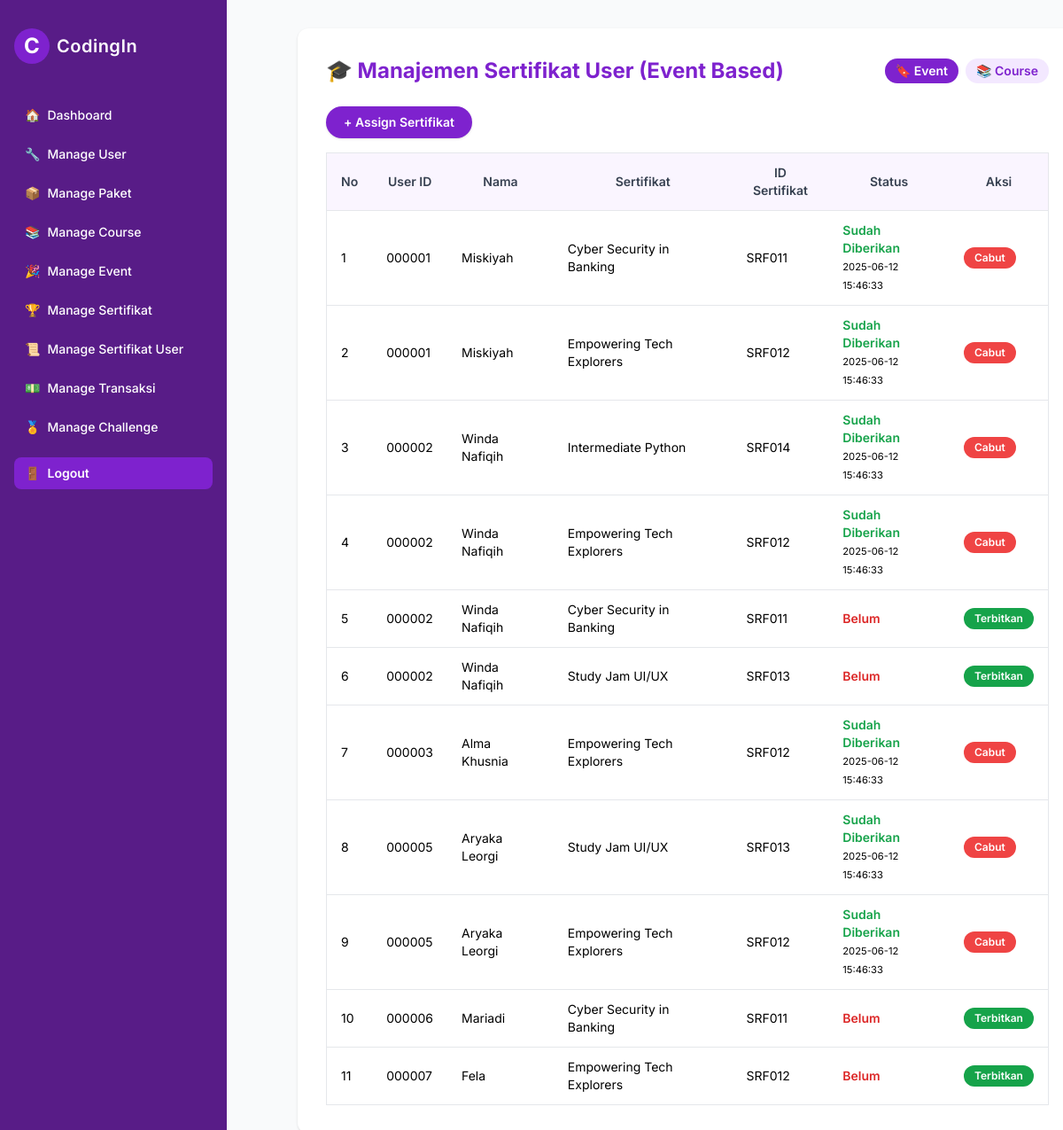
Page /admin/sertifusermanage/manage_sertifuser.php (signed in) on the committed database.
### tables this page shows
CREATE TABLE `user` (
  `ID` char(6) NOT NULL,
  `First_Name` varchar(60) NOT NULL,
  `Last_Name` varchar(60) DEFAULT NULL,
  `Jenis_kelamin` char(1) NOT NULL,
  `Pekerjaan` varchar(60) NOT NULL,
  `Kota` varchar(60) NOT NULL,
  `Negara` varchar(60) NOT NULL,
  `Nomor_Telepon` varchar(15) NOT NULL,
  `Email` varchar(60) NOT NULL,
  `Tentang_Saya` varchar(150) DEFAULT NULL,
  `Tanggal_Lahir` date NOT NULL,
  `password` varchar(255) NOT NULL DEFAULT '123456',
  `Foto_Profil` VARCHAR(255) NOT NULL DEFAULT '/uploads/default.jpeg'
);

CREATE TABLE `sertifikat` (
  `ID_Sertifikat` char(8) NOT NULL,
  `Nama_Sertifikat` varchar(100) NOT NULL,
  `sertif_template` varchar(255) DEFAULT NULL
);

CREATE TABLE `sertifuser` (
  `User_ID` char(6) NOT NULL,
  `Sertifikat_ID_Sertifikat` char(6) NOT NULL,
  `tanggal_diberikan` datetime DEFAULT current_timestamp()
);

### models/sertifuser.php (called while the page is built, shortened)
<?php
class SertifUser {
    private $pdo;
    public function __construct($pdo) {
        $this->pdo = $pdo;
    }
    public function getAll($tipe = 'event') {
        if ($tipe == 'course') {
            $query = "
                SELECT
                    u.ID AS User_ID,
                    CONCAT(COALESCE(u.First_Name, ''), ' ', COALESCE(u.Last_Name, '')) AS Nama,
                    c.Nama_course,
                    s.ID_Sertifikat,
                    s.Nama_Sertifikat,
                    su.tanggal_diberikan
                FROM user u
                JOIN user_course uc ON uc.User_ID = u.ID
                JOIN courses c ON c.ID_courses = uc.Courses_ID_Courses
                JOIN sertifikat s ON s.ID_Sertifikat = c.Sertifikat_ID_sertifikat
                LEFT JOIN sertifuser su
                    ON su.User_ID = u.ID AND su.Sertifikat_ID_Sertifikat = s.ID_Sertifikat
                ORDER BY u.ID
            ";
        } else {
            $query = "
                SELECT
                    u.ID AS User_ID,
                    CONCAT(COALESCE(u.First_Name, ''), ' ', COALESCE(u.Last_Name, '')) AS Nama,
                    e.Nama_Event,
                    s.ID_Sertifikat,
                    s.Nama_Sertifikat,
                    su.tanggal_diberikan
                FROM user u
                JOIN user_event ue ON ue.User_ID = u.ID
                JOIN event e ON e.ID_event = ue.Event_ID_Event
                JOIN sertifikat s ON s.ID_Sertifikat = e.Sertifikat_ID_Sertifikat
                LEFT JOIN sertifuser su
                    ON su.User_ID = u.ID AND su.Sertifikat_ID_Sertifikat = s.ID_Sertifikat
                ORDER BY u.ID
            ";
        }
        $stmt = $this->pdo->query($query);
        return $stmt->fetchAll(PDO::FETCH_ASSOC);
    }
}

### admin/sertifusermanage/manage_sertifuser.php (the view, shortened to what this page needs)
<?php
require_once '../../config/database.php';
require_once '../../models/sertifuser.php';
$tipe = $_GET["tipe"] ?? "event";
$sertifUserModel = new SertifUser($pdo);
$rows = $sertifUserModel->getAll($tipe);
?>
<!DOCTYPE html>
<html lang="id">
<head>
  <script src="https://cdn.tailwindcss.com"></script>
</head>
<body class="bg-gray-50 min-h-screen flex">
  <?php include '../../includes/admin_sidebar.php'; ?>
  <main class="flex-1 p-8">
    <div class="bg-white rounded-xl shadow p-8 w-full max-w-5xl ml-0 md:ml-12">
      <div class="flex flex-col md:flex-row md:items-center md:justify-between mb-6 gap-4">
        <h2 class="text-2xl font-bold text-purple-700">🎓 Manajemen Sertifikat User (<?= ucfirst($tipe) ?> Based)</h2>
        <div class="flex gap-2">
          <a href="?tipe=event" class="px-3 py-1 rounded-full text-sm font-semibold <?= $tipe == 'event' ? 'bg-purple-700 text-white' : 'bg-purple-100 text-purple-700 hover:bg-purple-200' ?>">🔖 Event</a>
          <a href="?tipe=course" class="px-3 py-1 rounded-full text-sm font-semibold <?= $tipe == 'course' ? 'bg-purple-700 text-white' : 'bg-purple-100 text-purple-700 hover:bg-purple-200' ?>">📚 Course</a>
        </div>
      </div>
      <div class="mb-4">
        <a href="add_sertifuser.php" class="inline-block bg-purple-700 text-white px-5 py-2 rounded-full font-semibold hover:bg-purple-800 transition text-sm shadow">
          + Assign Sertifikat
        </a>
      </div>
      <div class="overflow-x-auto">
        <table class="min-w-full border border-gray-200 rounded-lg text-xs sm:text-sm">
          <thead class="bg-purple-50">
            <tr>
              <th class="py-3 px-4 font-semibold text-gray-700 border-b">No</th>
              <th class="py-3 px-4 font-semibold text-gray-700 border-b">User ID</th>
              <th class="py-3 px-4 font-semibold text-gray-700 border-b">Nama</th>
              <th class="py-3 px-4 font-semibold text-gray-700 border-b">Sertifikat</th>
              <th class="py-3 px-4 font-semibold text-gray-700 border-b">ID Sertifikat</th>
              <th class="py-3 px-4 font-semibold text-gray-700 border-b">Status</th>
              <th class="py-3 px-4 font-semibold text-gray-700 border-b">Aksi</th>
            </tr>
          </thead>
          <tbody class="divide-y divide-gray-200">
            <?php $no = 1; foreach ($rows as $row): ?>
              <?php $sudah_terbit = !is_null($row['tanggal_diberikan']); ?>
              <tr class="hover:bg-purple-50">
                <td class="py-3 px-4"><?= $no++ ?></td>
                <td class="py-3 px-4"><?= htmlspecialchars($row['User_ID']) ?></td>
                <td class="py-3 px-4"><?= htmlspecialchars($row['Nama']) ?></td>
                <td class="py-3 px-4"><?= htmlspecialchars($row['Nama_Sertifikat']) ?></td>
                <td class="py-3 px-4"><?= htmlspecialchars($row['ID_Sertifikat']) ?></td>
                <td class="py-3 px-4">
                  <?php if ($sudah_terbit): ?>
                    <span class="text-green-600 font-semibold">Sudah Diberikan</span><br>
                    <small><?= htmlspecialchars($row['tanggal_diberikan']) ?></small>
                  <?php else: ?>
                    <span class="text-red-600 font-semibold">Belum</span>
                  <?php endif; ?>
                </td>
                <td class="py-3 px-4">
                  <div class="flex gap-2">
                    <?php if (!$sudah_terbit): ?>
                      <form action="give_sertifuser.php" method="post" class="inline">
                        <button type="submit" class="bg-green-600 text-white px-3 py-1 rounded-full text-xs font-semibold hover:bg-green-700 transition">Terbitkan</button>
                      </form>
                    <?php else: ?>
                      <form action="cancel_sertifuser.php" method="post" class="inline" onsubmit="return confirm('Yakin ingin mencabut sertifikat ini?');">
                        <button type="submit" class="bg-red-500 text-white px-3 py-1 rounded-full text-xs font-semibold hover:bg-red-600 transition">Cabut</button>
                      </form>
                    <?php endif; ?>
                  </div>
                </td>
              </tr>
            <?php endforeach; ?>
          </tbody>
        </table>
      </div>
    </div>
  </main>
</body>
</html>

### admin/sertifusermanage/manage_sertifuser.php (style rules this page uses)
body { font-family: "Inter", sans-serif; }

### rows in the picture
user: ID "000001", Nama "Miskiyah", sertifikat.Nama_Sertifikat "Cyber Security in Banking", sertifikat.ID_Sertifikat "SRF011", sertifuser.tanggal_diberikan "2025-06-12 15:46:33", sertifikat.Nama_Sertifikat "Empowering Tech Explorers", sertifikat.ID_Sertifikat "SRF012"
user: ID "000002", Nama "Winda Nafiqih", sertifikat.Nama_Sertifikat "Intermediate Python", sertifikat.ID_Sertifikat "SRF014", sertifuser.tanggal_diberikan "2025-06-12 15:46:33", sertifikat.Nama_Sertifikat "Empowering Tech Explorers", sertifikat.ID_Sertifikat "SRF012", sertifikat.Nama_Sertifikat "Cyber Security in Banking", sertifikat.ID_Sertifikat "SRF011", shows "Belum", sertifikat.Nama_Sertifikat "Study Jam UI/UX", sertifikat.ID_Sertifikat "SRF013"
user: ID "000003", Nama "Alma Khusnia", sertifikat.Nama_Sertifikat "Empowering Tech Explorers", sertifikat.ID_Sertifikat "SRF012", sertifuser.tanggal_diberikan "2025-06-12 15:46:33"
user: ID "000005", Nama "Aryaka Leorgi", sertifikat.Nama_Sertifikat "Study Jam UI/UX", sertifikat.ID_Sertifikat "SRF013", sertifuser.tanggal_diberikan "2025-06-12 15:46:33", sertifikat.Nama_Sertifikat "Empowering Tech Explorers", sertifikat.ID_Sertifikat "SRF012"
user: ID "000006", Nama "Mariadi", sertifikat.Nama_Sertifikat "Cyber Security in Banking", sertifikat.ID_Sertifikat "SRF011", shows "Belum"
user: ID "000007", Nama "Fela", sertifikat.Nama_Sertifikat "Empowering Tech Explorers", sertifikat.ID_Sertifikat "SRF012", shows "Belum"

### other values in the picture
$tipe "Event"
